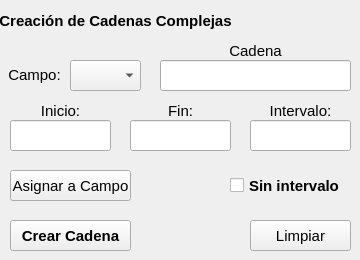
        <widget class="QWidget" name="CadenaUH">
         <property name="font">
          <font>
           <family>Arial</family>
           <pointsize>12</pointsize>
           <weight>75</weight>
           <bold>true</bold>
          </font>
         </property>
         <property name="cursor">
          <cursorShape>ArrowCursor</cursorShape>
         </property>
         <attribute name="title">
          <string>Cadena UH</string>
         </attribute>
         <widget class="QLineEdit" name="txtRinicial_2">
          <property name="geometry">
           <rect>
            <x>10</x>
            <y>120</y>
            <width>101</width>
            <height>31</height>
           </rect>
          </property>
          <property name="font">
           <font>
            <family>Arial</family>
            <pointsize>11</pointsize>
            <weight>50</weight>
            <bold>false</bold>
           </font>
          </property>
          <property name="toolTip">
           <string>Valor de inicio del rango. Ingrese un número</string>
          </property>
          <property name="text">
           <string/>
          </property>
         </widget>
         <widget class="QPushButton" name="btnCrearCadenaUH">
          <property name="geometry">
           <rect>
            <x>10</x>
            <y>220</y>
            <width>121</width>
            <height>31</height>
           </rect>
          </property>
          <property name="sizePolicy">
           <sizepolicy hsizetype="Minimum" vsizetype="MinimumExpanding">
            <horstretch>0</horstretch>
            <verstretch>0</verstretch>
           </sizepolicy>
          </property>
          <property name="font">
           <font>
            <family>Arial</family>
            <pointsize>11</pointsize>
            <weight>75</weight>
            <bold>true</bold>
           </font>
          </property>
          <property name="toolTip">
           <string>Crear la cadena con los datos ingresados</string>
          </property>
          <property name="text">
           <string>Crear Cadena</string>
          </property>
         </widget>
         <widget class="QLabel" name="label_18">
          <property name="geometry">
           <rect>
            <x>0</x>
            <y>0</y>
            <width>231</width>
            <height>41</height>
           </rect>
          </property>
          <property name="sizePolicy">
           <sizepolicy hsizetype="Preferred" vsizetype="MinimumExpanding">
            <horstretch>0</horstretch>
            <verstretch>0</verstretch>
           </sizepolicy>
          </property>
          <property name="font">
           <font>
            <family>Arial</family>
            <pointsize>11</pointsize>
            <weight>75</weight>
            <bold>true</bold>
           </font>
          </property>
          <property name="text">
           <string>Creación de Cadenas Complejas</string>
          </property>
          <property name="alignment">
           <set>Qt::AlignCenter</set>
          </property>
         </widget>
         <widget class="QLineEdit" name="txtRIntervalo_2">
          <property name="geometry">
           <rect>
            <x>250</x>
            <y>120</y>
            <width>101</width>
            <height>31</height>
           </rect>
          </property>
          <property name="font">
           <font>
            <family>Arial</family>
            <pointsize>11</pointsize>
            <weight>50</weight>
            <bold>false</bold>
           </font>
          </property>
          <property name="toolTip">
           <string>Ingrese el intervalo deseado, siempre es numérico</string>
          </property>
          <property name="text">
           <string/>
          </property>
         </widget>
         <widget class="QLineEdit" name="txtRfinal_2">
          <property name="geometry">
           <rect>
            <x>130</x>
            <y>120</y>
            <width>101</width>
            <height>31</height>
           </rect>
          </property>
          <property name="font">
           <font>
            <family>Arial</family>
            <pointsize>11</pointsize>
            <weight>50</weight>
            <bold>false</bold>
           </font>
          </property>
          <property name="toolTip">
           <string>Valor de fin del rango. Ingrese un número</string>
          </property>
          <property name="text">
           <string/>
          </property>
         </widget>
         <widget class="QLabel" name="label_20">
          <property name="geometry">
           <rect>
            <x>130</x>
            <y>100</y>
            <width>101</width>
            <height>21</height>
           </rect>
          </property>
          <property name="sizePolicy">
           <sizepolicy hsizetype="Preferred" vsizetype="MinimumExpanding">
            <horstretch>0</horstretch>
            <verstretch>0</verstretch>
           </sizepolicy>
          </property>
          <property name="font">
           <font>
            <family>Arial</family>
            <pointsize>11</pointsize>
            <weight>50</weight>
            <bold>false</bold>
           </font>
          </property>
          <property name="text">
           <string>Fin:</string>
          </property>
          <property name="alignment">
           <set>Qt::AlignCenter</set>
          </property>
         </widget>
         <widget class="QLabel" name="label_19">
          <property name="geometry">
           <rect>
            <x>10</x>
            <y>100</y>
            <width>101</width>
            <height>21</height>
           </rect>
          </property>
          <property name="sizePolicy">
           <sizepolicy hsizetype="Preferred" vsizetype="MinimumExpanding">
            <horstretch>0</horstretch>
            <verstretch>0</verstretch>
           </sizepolicy>
          </property>
          <property name="font">
           <font>
            <family>Arial</family>
            <pointsize>11</pointsize>
            <weight>50</weight>
            <bold>false</bold>
           </font>
          </property>
          <property name="text">
           <string>Inicio:</string>
          </property>
          <property name="alignment">
           <set>Qt::AlignCenter</set>
          </property>
         </widget>
         <widget class="QLabel" name="label_17">
          <property name="geometry">
           <rect>
            <x>250</x>
            <y>100</y>
            <width>101</width>
            <height>21</height>
           </rect>
          </property>
          <property name="sizePolicy">
           <sizepolicy hsizetype="Preferred" vsizetype="MinimumExpanding">
            <horstretch>0</horstretch>
            <verstretch>0</verstretch>
           </sizepolicy>
          </property>
          <property name="font">
           <font>
            <family>Arial</family>
            <pointsize>11</pointsize>
            <weight>50</weight>
            <bold>false</bold>
           </font>
          </property>
          <property name="text">
           <string>Intervalo:</string>
          </property>
          <property name="alignment">
           <set>Qt::AlignCenter</set>
          </property>
         </widget>
         <widget class="QComboBox" name="cveSector">
          <property name="enabled">
           <bool>true</bool>
          </property>
          <property name="geometry">
           <rect>
            <x>70</x>
            <y>60</y>
            <width>71</width>
            <height>31</height>
           </rect>
          </property>
          <property name="font">
           <font>
            <family>Arial</family>
            <pointsize>11</pointsize>
            <weight>50</weight>
            <bold>false</bold>
           </font>
          </property>
          <property name="toolTip">
           <string>Seleccione un número de cadena</string>
          </property>
          <property name="editable">
           <bool>false</bool>
          </property>
          <property name="currentText">
           <string/>
          </property>
         </widget>
         <widget class="QLabel" name="label_21">
          <property name="geometry">
           <rect>
            <x>4</x>
            <y>59</y>
            <width>61</width>
            <height>31</height>
           </rect>
          </property>
          <property name="sizePolicy">
           <sizepolicy hsizetype="Preferred" vsizetype="MinimumExpanding">
            <horstretch>0</horstretch>
            <verstretch>0</verstretch>
           </sizepolicy>
          </property>
          <property name="font">
           <font>
            <family>Arial</family>
            <pointsize>11</pointsize>
            <weight>50</weight>
            <bold>false</bold>
           </font>
          </property>
          <property name="text">
           <string>Campo:</string>
          </property>
          <property name="alignment">
           <set>Qt::AlignCenter</set>
          </property>
         </widget>
         <widget class="QLabel" name="label_22">
          <property name="geometry">
           <rect>
            <x>160</x>
            <y>40</y>
            <width>191</width>
            <height>21</height>
           </rect>
          </property>
          <property name="sizePolicy">
           <sizepolicy hsizetype="Preferred" vsizetype="MinimumExpanding">
            <horstretch>0</horstretch>
            <verstretch>0</verstretch>
           </sizepolicy>
          </property>
          <property name="font">
           <font>
            <family>Arial</family>
            <pointsize>11</pointsize>
            <weight>50</weight>
            <bold>false</bold>
           </font>
          </property>
          <property name="text">
           <string>Cadena</string>
          </property>
          <property name="alignment">
           <set>Qt::AlignCenter</set>
          </property>
         </widget>
         <widget class="QLineEdit" name="txtNombreSector">
          <property name="geometry">
           <rect>
            <x>160</x>
            <y>60</y>
            <width>191</width>
            <height>31</height>
           </rect>
          </property>
          <property name="font">
           <font>
            <family>Arial</family>
            <pointsize>11</pointsize>
            <weight>50</weight>
            <bold>false</bold>
           </font>
          </property>
          <property name="toolTip">
           <string>Ingrese el texto de la cadena</string>
          </property>
          <property name="text">
           <string/>
          </property>
         </widget>
         <widget class="QPushButton" name="btnEliminarSector">
          <property name="geometry">
           <rect>
            <x>250</x>
            <y>220</y>
            <width>101</width>
            <height>31</height>
           </rect>
          </property>
          <property name="sizePolicy">
           <sizepolicy hsizetype="Minimum" vsizetype="MinimumExpanding">
            <horstretch>0</horstretch>
            <verstretch>0</verstretch>
           </sizepolicy>
          </property>
          <property name="font">
           <font>
            <family>Arial</family>
            <pointsize>11</pointsize>
            <weight>50</weight>
            <bold>false</bold>
           </font>
          </property>
          <property name="toolTip">
           <string>Elimine los datos que ingresó a los campos de esta cadena. Repita para cada cadena</string>
          </property>
          <property name="text">
           <string>Limpiar</string>
          </property>
         </widget>
         <widget class="QCheckBox" name="checkSinIntervalo">
          <property name="geometry">
           <rect>
            <x>230</x>
            <y>170</y>
            <width>121</width>
            <height>31</height>
           </rect>
          </property>
          <property name="font">
           <font>
            <family>Arial</family>
            <pointsize>11</pointsize>
            <weight>75</weight>
            <bold>true</bold>
           </font>
          </property>
          <property name="toolTip">
           <string>Marque si desea omitir los datos de inicio, fin e intervalo</string>
          </property>
          <property name="text">
           <string>Sin intervalo </string>
          </property>
         </widget>
         <widget class="QPushButton" name="btnAsignarSector">
          <property name="geometry">
           <rect>
            <x>10</x>
            <y>170</y>
            <width>121</width>
            <height>31</height>
           </rect>
          </property>
          <property name="sizePolicy">
           <sizepolicy hsizetype="Minimum" vsizetype="MinimumExpanding">
            <horstretch>0</horstretch>
            <verstretch>0</verstretch>
           </sizepolicy>
          </property>
          <property name="font">
           <font>
            <family>Arial</family>
            <pointsize>11</pointsize>
            <weight>50</weight>
            <bold>false</bold>
           </font>
          </property>
          <property name="toolTip">
           <string>Asigne los datos ingresados a la memoria, consulte el intervalo deseado</string>
          </property>
          <property name="text">
           <string>Asignar a Campo</string>
          </property>
         </widget>
        </widget>
